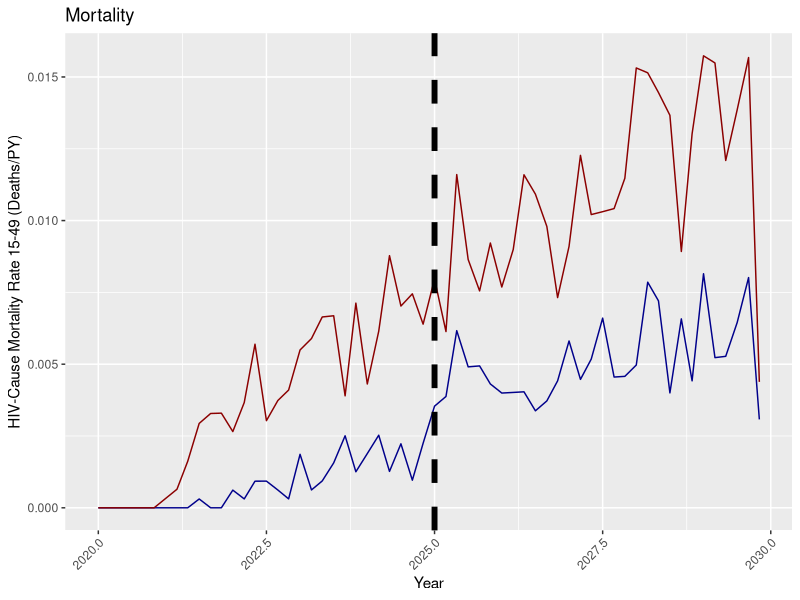
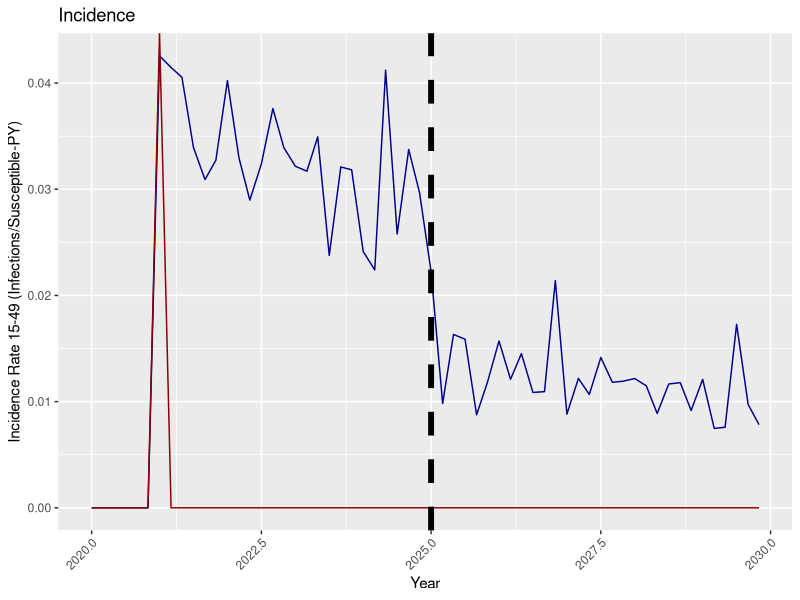
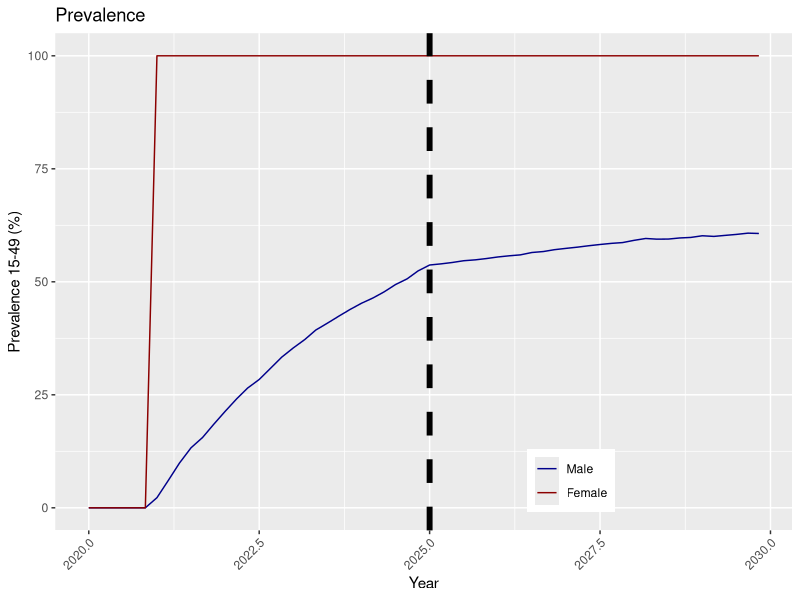

Here is the R script that generated these plots, in order:
# SUMMARY: Plot HIV prevalence, incidence rate, and mortality rate for ages 15-49 by gender
# INPUT: output/ReportHIVByAgeAndGender.csv
# OUTPUT: figs/HIV_Summary.png

rm( list=ls( all=TRUE ) )
graphics.off()

library(reshape)
library(ggplot2)
library(gridExtra)

VMMC_YEAR = 2025

rel_names <- c('Transitory', 'Informal', 'Marital')
fig_dir = 'figs'
if( !file.exists(fig_dir) ) {
    dir.create(fig_dir)
}

dat = read.csv(file.path("output", "ReportHIVByAgeAndGender.csv"))

prevalent.m = melt(dat, 
    id=c("Year", "Gender", "Age"),
    measure=c("Population", "Infected", "On_ART"))

incident.m = melt(dat, 
    id=c("Year", "Gender", "Age"),
    measure=c("Died", "Died_from_HIV", "Newly.Infected"))

Years = unique(prevalent.m$Year)
nYears = 2*floor(length(Years)/2)   # Make it even
midYears = Years[seq(0,nYears-1) %% 2 == 0]   # First is mid-year

# midYear function for stitching half years together
midYear = function(year) {
    if( any(midYears == year) ) {
        return(year)
    }

    idx = which(year == Years)
    stopifnot(idx > 0)
    return( Years[[idx-1]] )
}

prevalent.m = prevalent.m[prevalent.m$Year %in% midYears,]
prevalent.c = cast(prevalent.m, Year + Gender~ variable, sum, subset=(Age>=15 & Age<50))

incident.m$Year = sapply(incident.m$Year, midYear)
incident.c = cast(incident.m, Year + Gender ~ variable, sum, subset=(Age>=15 & Age<50))

both.c = merge(prevalent.c, incident.c, by=c("Year", "Gender"))
both.c$Prevalence = 100 * both.c$Infected / both.c$Population
both.c$IncidenceRate = both.c$Newly.Infected / (both.c$Population - both.c$Infected)
both.c$IncidenceRate[ is.nan(both.c$IncidenceRate) ] = 0
both.c$HIVCauseMortalityRate = both.c$Died_from_HIV / both.c$Population
both.c$Gender = factor(both.c$Gender, labels=c("Male", "Female"))

p.prevalence = ggplot(both.c, aes(x=Year, y=Prevalence, colour=Gender)) +
    geom_line() +
    geom_vline(xintercept=VMMC_YEAR, colour="black", linetype="dashed", linewidth=2) + 
    scale_color_manual(values=c("darkblue", "darkred")) +
    theme(axis.text.x = element_text(angle = 45, hjust = 1)) +
    theme(legend.position=c(0.7,0.1)) +
    theme(legend.title=element_blank()) +
    xlab( "Year" ) +
    ylab( "Prevalence 15-49 (%)" ) +
    ggtitle( "Prevalence" )

p.incidence = ggplot(both.c, aes(x=Year, y=IncidenceRate, colour=Gender)) +
    geom_line() +
    geom_vline(xintercept=VMMC_YEAR, colour="black", linetype="dashed", linewidth=2) + 
    scale_color_manual(values=c("darkblue", "darkred")) +
    theme(axis.text.x = element_text(angle = 45, hjust = 1)) +
    theme(legend.position="none") +
    theme(legend.title=element_blank()) +
    xlab( "Year" ) +
    ylab( "Incidence Rate 15-49 (Infections/Susceptible-PY)" ) +
    ggtitle( "Incidence" )

p.deaths = ggplot(both.c, aes(x=Year, y=HIVCauseMortalityRate, colour=Gender)) +
    geom_line() +
    geom_vline(xintercept=VMMC_YEAR, colour="black", linetype="dashed", linewidth=2) + 
    scale_color_manual(values=c("darkblue", "darkred")) +
    theme(axis.text.x = element_text(angle = 45, hjust = 1)) +
    theme(legend.position="none") +
    theme(legend.title=element_blank()) +
    xlab( "Year" ) +
    ylab( "HIV-Cause Mortality Rate 15-49 (Deaths/PY)" ) +
    ggtitle( "Mortality" )

p = arrangeGrob(p.prevalence, p.incidence, p.deaths, ncol=3)

png( file.path(fig_dir,"HIV_Summary.png"), width=600, height=400)
print( p )
dev.off()

print(p)
